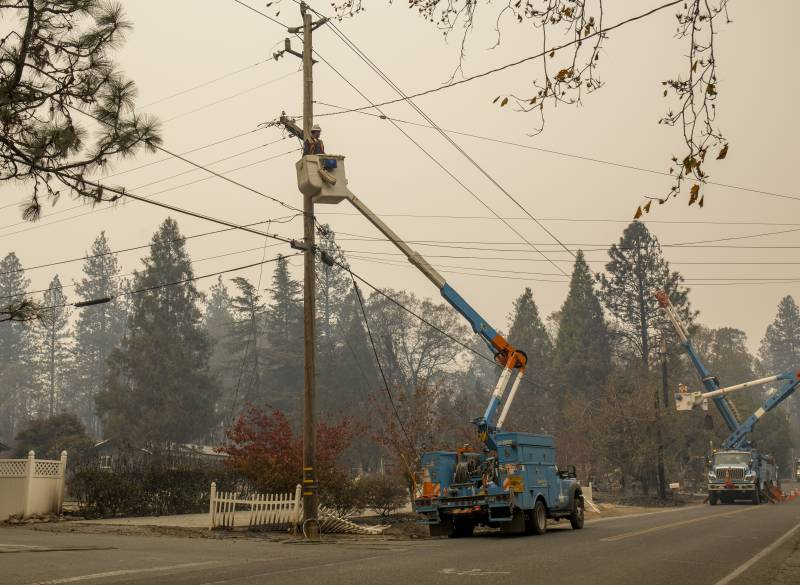
#> input picture ComputerVision/testImages/img2.jpg, 800 x 585 px, found by its file name
$ python cv_test.py
#> lines starting #> are read from the running program, lines starting #| are printed output that depends on the picture; after the words box and inside, x2 and y2 are one past the last pixel; in counts of white or black regions, pixels touching at a corner belong together
import cv2
import numpy as np
from matplotlib import pyplot as plt

# Load the image
image_path = "/home/dorian/Repos/SeniorDesign/ComputerVisionTesting/ComputerVision/testImages/img2.jpg"
image = cv2.imread(image_path)
#> image is the input picture: shape (585, 800, 3); mean B, G, R 119.7, 138.1, 149.3
original_image = image.copy()

# Step 1: Convert to Grayscale
gray = cv2.cvtColor(image, cv2.COLOR_BGR2GRAY)
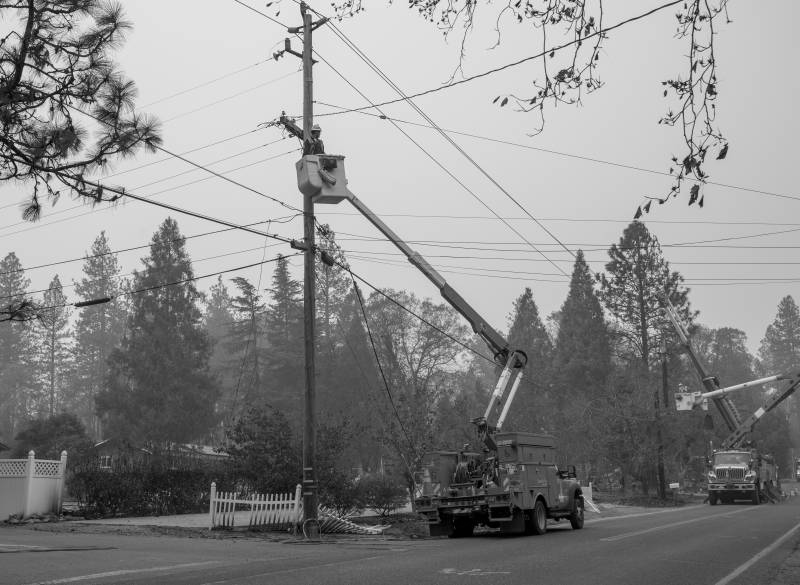
#> gray: shape (585, 800); min 0, max 253, mean 139.4

# Step 2: Apply Bilateral Filter or Thresholding
# Option A: Use bilateral filter to reduce noise while keeping edges sharp
filtered = cv2.bilateralFilter(gray, d=15, sigmaColor=25, sigmaSpace=50)

# Option B: Use thresholding instead of bilateral filter (uncomment if needed)
# _, filtered = cv2.threshold(gray, 200, 255, cv2.THRESH_BINARY)

# Step 3: Edge Detection using Canny
edges = cv2.Canny(filtered, threshold1=200, threshold2=200)
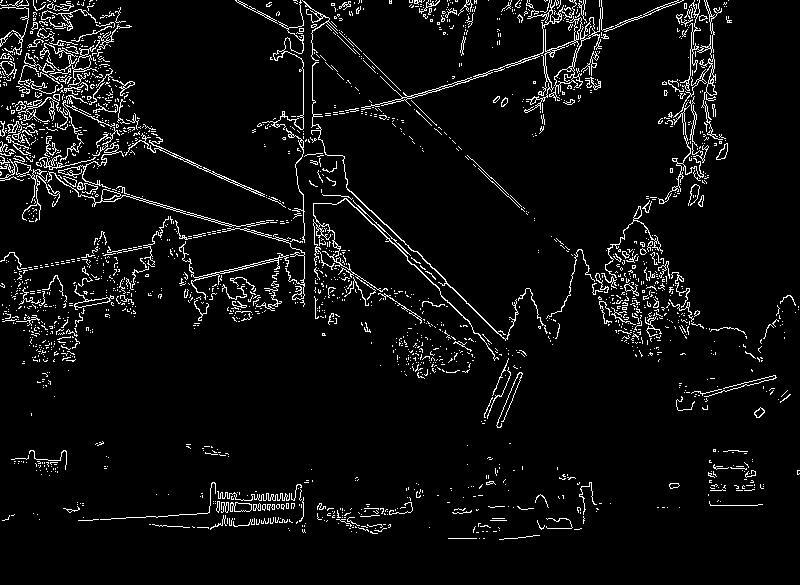
#> edges: shape (585, 800); 5.3% white in thin lines or dots

# Step 4: Dilation to Connect Broken Edges
kernel = np.ones((3, 3), np.uint8)
dilated_edges = cv2.dilate(edges, kernel, iterations=1)
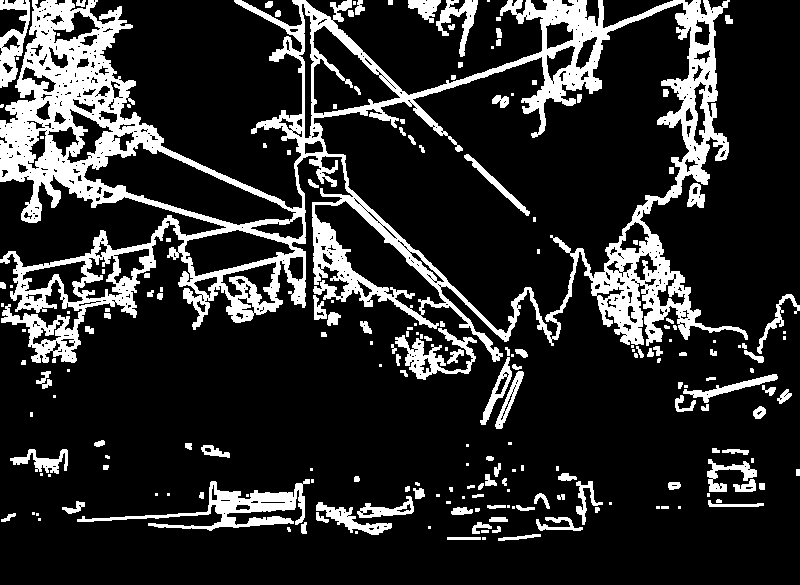
#> dilated_edges: shape (585, 800); 17.2% white; 204 white regions (79 under 20 px), largest, box (x1, y1, x2, y2) and area: (0, 0, 748, 363) 60522, (77, 479, 310, 531) 3081, (395, 328, 477, 380) 1432

# Step 5: Apply Morphological Operations to Refine Edges
# Closing - fills small holes in edges
closed_edges = cv2.morphologyEx(dilated_edges, cv2.MORPH_CLOSE, kernel)
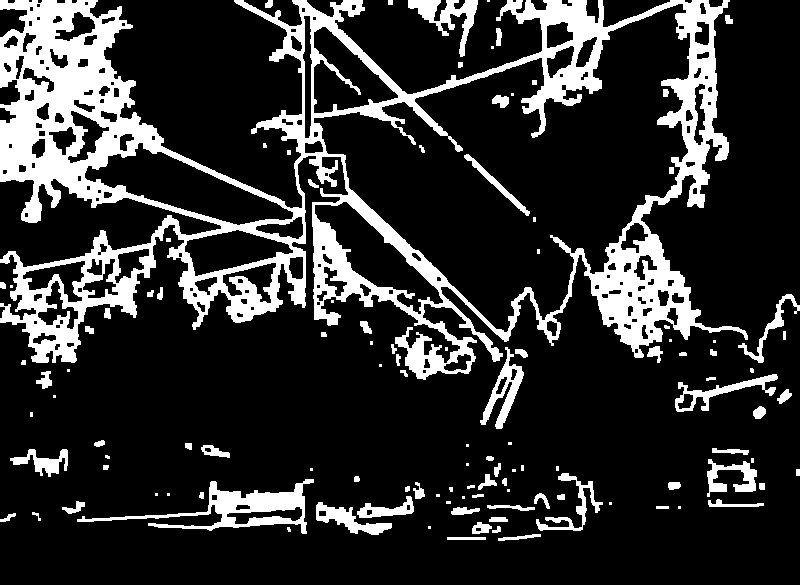
#> closed_edges: shape (585, 800); 18.4% white; 115 white regions (37 under 20 px), largest, box (x1, y1, x2, y2) and area: (0, 0, 748, 380) 69378, (77, 479, 314, 534) 3322, (408, 0, 478, 57) 1351

# Gradient - highlights the edges
gradient_edges = cv2.morphologyEx(dilated_edges, cv2.MORPH_GRADIENT, kernel)
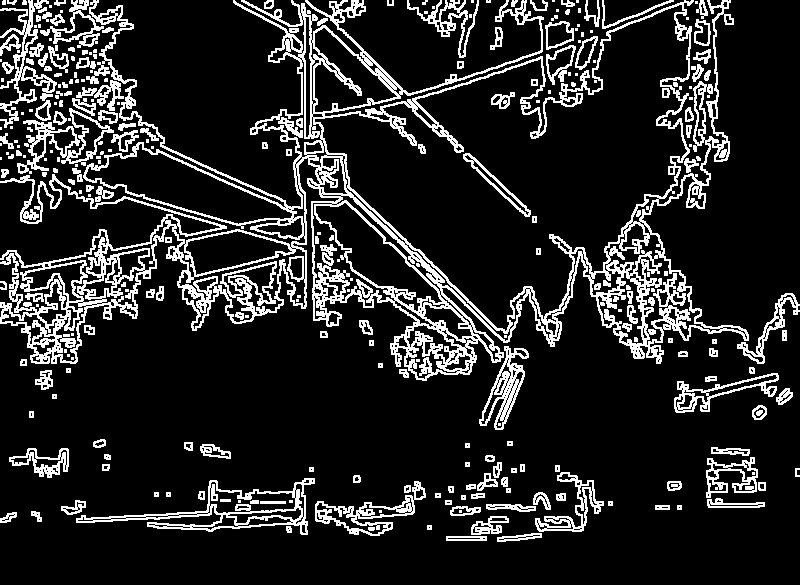
#> gradient_edges: shape (585, 800); 14.9% white in thin lines or dots

# Step 6: Find Contours and Draw Rectangles on the Closed Edges
contours, _ = cv2.findContours(closed_edges, cv2.RETR_EXTERNAL, cv2.CHAIN_APPROX_SIMPLE)
#> contours = 106 contours, 49 with area under 20; largest, box (x1, y1, x2, y2) and area: (0, 0, 748, 380) 160850, (77, 479, 314, 534) 3566, (408, 0, 478, 57) 1163, (480, 347, 524, 429) 1111, (675, 374, 778, 412) 962
for cnt in contours:
    x, y, w, h = cv2.boundingRect(cnt)
    cv2.rectangle(image, (x, y), (x + w, y + h), (0, 255, 0), 2)
#> this loop made 106 passes
#> (x, y, w, h) on passes 2, 3, 4, 6, 7, 8, 9, 10, 13, 15, 17, 18: (498, 534, 43, 7), (287, 527, 4, 5), (492, 526, 9, 7), (472, 522, 20, 12), (489, 517, 19, 5), (0, 513, 16, 9), (32, 512, 9, 9), (451, 507, 29, 8), (487, 505, 48, 6), (316, 502, 76, 33), (62, 501, 23, 13), (708, 499, 56, 8)
#> (cnt, x, y, w, h) on passes 1, 5, 11, 12, 14, 16: ([[447, 537], [447, 539], [485, 539], [485, 537]], 447, 537, 39, 3), ([[428, 526], [428, 528], [430, 528], [430, 526]], 428, 526, 3, 3), ([[678, 506], [678, 508], [680, 508], [680, 506]], 678, 506, 3, 3), ([[656, 506], [656, 508], [668, 508], [668, 506]], 656, 506, 13, 3), ([[609, 502], [609, 504], [611, 504], [611, 502]], 609, 502, 3, 3), ([[446, 501], [446, 503], [450, 503], [450, 501]], 446, 501, 5, 3)
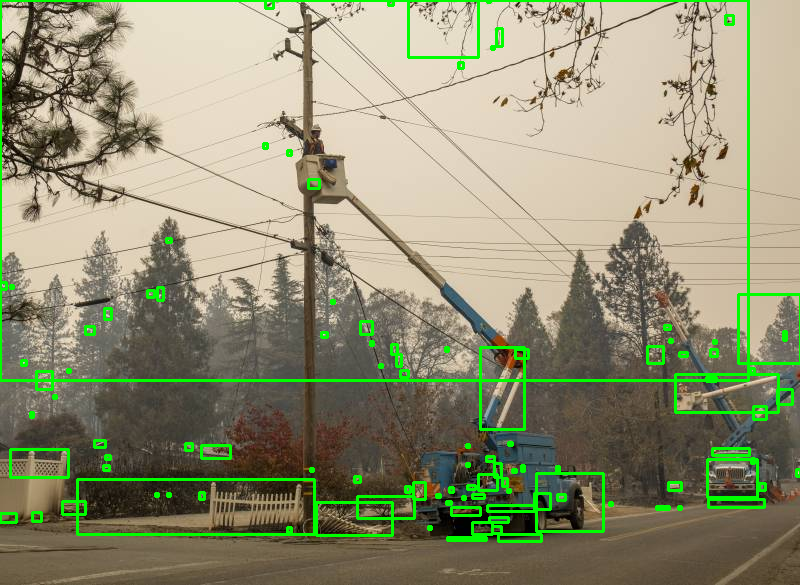
#> image: shape (585, 800, 3); 4.55% of pixels changed, all inside (x1, y1, x2, y2) = (0, 0, 800, 543)

# Convert images to RGB format for matplotlib (since OpenCV uses BGR)
original_image_rgb = cv2.cvtColor(original_image, cv2.COLOR_BGR2RGB)
image_rgb = cv2.cvtColor(image, cv2.COLOR_BGR2RGB)

# Display the images with matplotlib
fig, axes = plt.subplots(3, 3, figsize=(15, 15))
fig.suptitle("Image Processing Steps", fontsize=16)

# Show each step in a subplot
axes[0, 0].imshow(original_image_rgb)
axes[0, 0].set_title("Original Image")
axes[0, 0].axis("off")

axes[0, 1].imshow(gray, cmap="gray")
axes[0, 1].set_title("Grayscale Image")
axes[0, 1].axis("off")

axes[0, 2].imshow(filtered, cmap="gray")
axes[0, 2].set_title("Filtered/Thresholded Image")
axes[0, 2].axis("off")

axes[1, 0].imshow(edges, cmap="gray")
axes[1, 0].set_title("Edges")
axes[1, 0].axis("off")

axes[1, 1].imshow(dilated_edges, cmap="gray")
axes[1, 1].set_title("Dilated Edges")
axes[1, 1].axis("off")

axes[1, 2].imshow(closed_edges, cmap="gray")
axes[1, 2].set_title("Closed Edges for Contour Detection")
axes[1, 2].axis("off")

axes[2, 0].imshow(gradient_edges, cmap="gray")
axes[2, 0].set_title("Gradient Edges")
axes[2, 0].axis("off")

axes[2, 1].imshow(image_rgb)
axes[2, 1].set_title("Contours with Rectangles")
axes[2, 1].axis("off")

# Adjust layout and show the plot
plt.tight_layout()
plt.subplots_adjust(top=0.9)
plt.show()

$ run again, with ComputerVision/testImages/img1.jpg copied over ComputerVision/testImages/img2.jpg
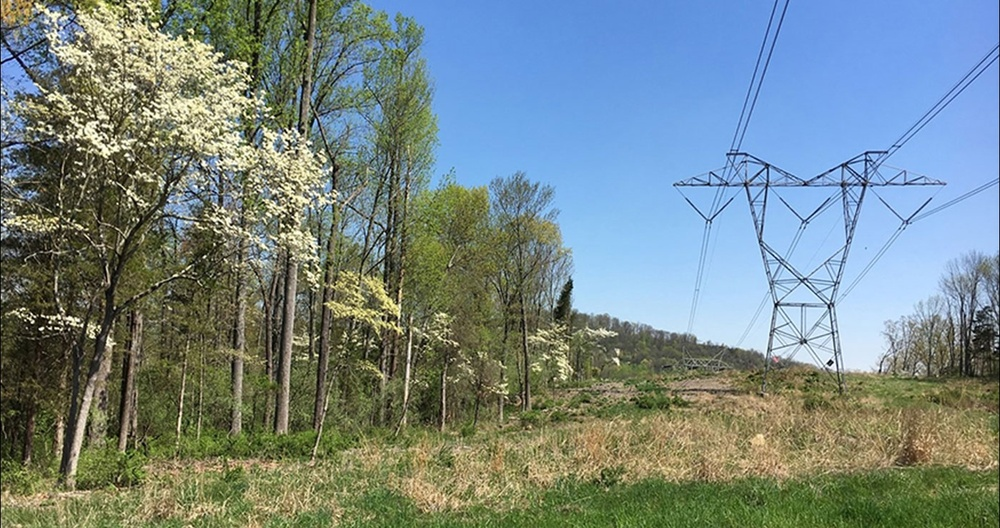
#> input picture ComputerVision/testImages/img1.jpg, 1000 x 528 px, shrunk from 1399 x 738 before the run, found by its file name
#> image is the input picture: shape (528, 1000, 3); mean B, G, R 132.2, 134.1, 117.8
#> `edges = cv2.Canny(filtered, threshold1=200, threshold2=200)`:
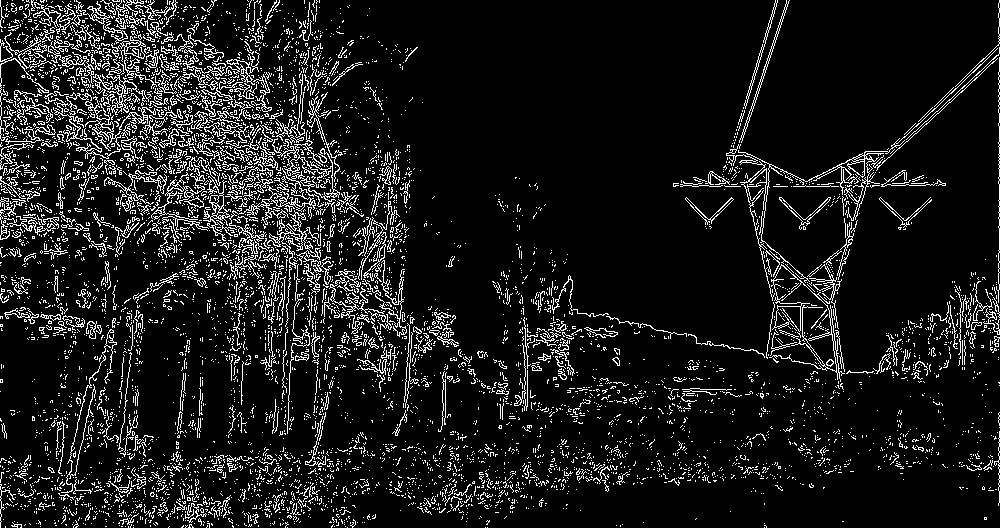
#> edges: shape (528, 1000); 10.1% white in thin lines or dots
#> dilated_edges: shape (528, 1000); 32.9% white; 670 white regions (367 under 20 px), largest, box (x1, y1, x2, y2) and area: (0, 0, 1000, 528) 132503, (416, 445, 525, 521) 2783, (192, 446, 304, 503) 2257
#> closed_edges: shape (528, 1000); 35.6% white; 312 white regions (158 under 20 px), largest, box (x1, y1, x2, y2) and area: (0, 0, 1000, 528) 160519, (385, 435, 637, 523) 8097, (645, 440, 727, 487) 1361
#> gradient_edges: shape (528, 1000); 24.1% white in thin lines or dots
#> contours = 270 contours, 171 with area under 20; largest, box (x1, y1, x2, y2) and area: (0, 0, 1000, 528) 237761, (385, 435, 637, 523) 7982, (645, 440, 727, 487) 1215, (655, 377, 771, 419) 1160, (958, 411, 1000, 507) 733
#> the loop `for cnt in contours:` made 270 passes
#> (x, y, w, h) on passes 1 to 3: (167, 525, 4, 3), (615, 523, 9, 5), (763, 522, 5, 6)
#> after the loop `for cnt in contours:`:
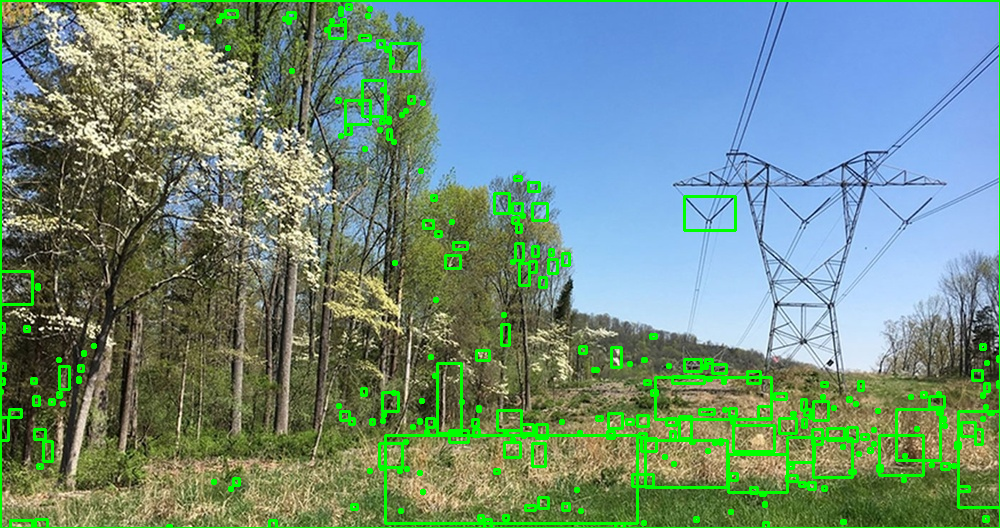
#> image: shape (528, 1000, 3); 5.7% of pixels changed, all inside (x1, y1, x2, y2) = (0, 0, 1000, 528)

$ run again, with ComputerVision/testImages/img4.jpg copied over ComputerVision/testImages/img2.jpg
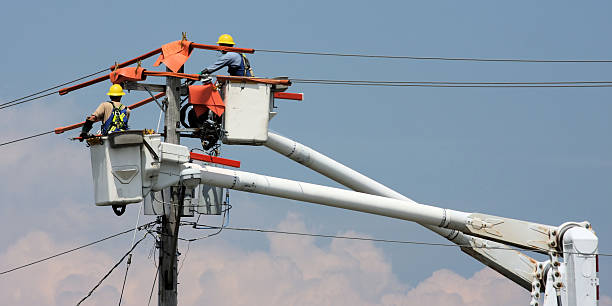
#> input picture ComputerVision/testImages/img4.jpg, 612 x 306 px, found by its file name
#> image is the input picture: shape (306, 612, 3); mean B, G, R 165.5, 152.9, 141.4
#> `edges = cv2.Canny(filtered, threshold1=200, threshold2=200)`:
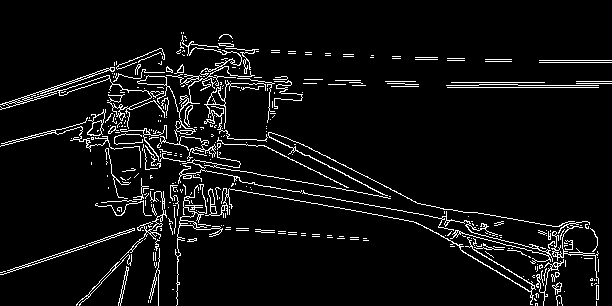
#> edges: shape (306, 612); 5.9% white in thin lines or dots, all inside (x1, y1, x2, y2) = (0, 32, 612, 306)
#> dilated_edges: shape (306, 612); 17.8% white; 41 white regions (6 under 20 px), largest, box (x1, y1, x2, y2) and area: (0, 31, 600, 306) 29512, (445, 80, 612, 89) 1221, (538, 59, 612, 64) 370
#> closed_edges: shape (306, 612); 18.8% white; 24 white regions (2 under 20 px), largest, box (x1, y1, x2, y2) and area: (0, 31, 600, 306) 31658, (445, 80, 612, 89) 1221, (538, 59, 612, 64) 370
#> gradient_edges: shape (306, 612); 15.1% white in thin lines or dots
#> contours = 23 contours, 3 with area under 20; largest, box (x1, y1, x2, y2) and area: (0, 31, 600, 306) 46706, (445, 80, 612, 89) 1046, (538, 59, 612, 64) 292, (384, 80, 420, 88) 216, (254, 228, 307, 237) 207
#> the loop `for cnt in contours:` made 23 passes
#> (cnt, x, y, w, h) on passes 3, 5, 6, 7, 12, 13: ([[311, 233], [311, 237], [320, 237], [320, 233]], 311, 233, 10, 5), ([[235, 227], [235, 231], [249, 231], [249, 227]], 235, 227, 15, 5), ([[107, 186], [107, 189], [109, 189], [109, 186]], 107, 186, 3, 4), ([[90, 161], [90, 165], [92, 165], [92, 161]], 90, 161, 3, 5), ([[538, 59], [538, 63], [611, 63], [611, 59]], 538, 59, 74, 5), ([[484, 58], [484, 62], [512, 62], [512, 58]], 484, 58, 29, 5)
#> after the loop `for cnt in contours:`:
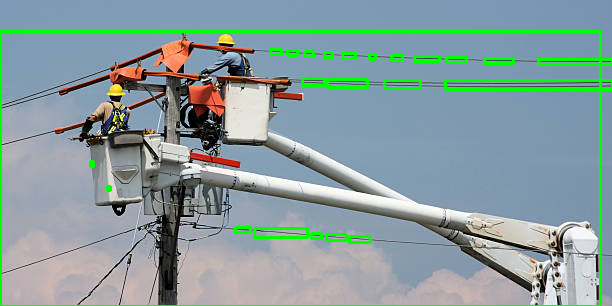
#> image: shape (306, 612, 3); 4.27% of pixels changed, all inside (x1, y1, x2, y2) = (0, 30, 612, 306)
